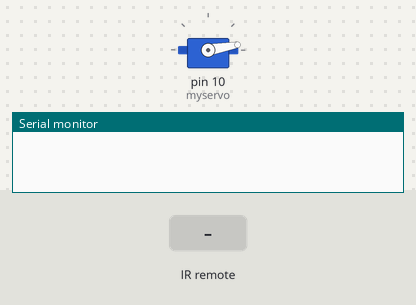
Bench run of a sketch on a simulated Arduino Uno, built with avr-gcc and run on an emulated ATmega328P. On the bench: servo, the last lines printed to the serial monitor. The test bench sets the inputs (shaded band).

Above: at 1.2 s.
1.3 s: infrared code 0xA32AB931 received
2.8 s: infrared code 0x39D41DC6 received
At 3.9 s:
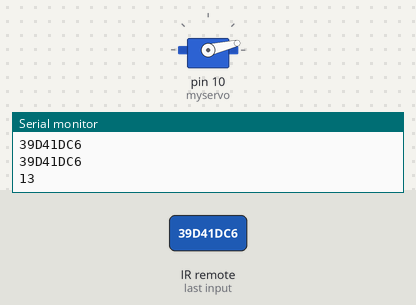
4.3 s: infrared code 0xE0984BB6 received
At 5.0 s:
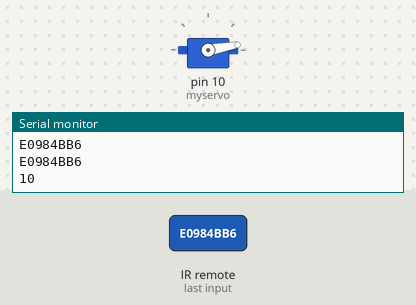
Timing chart, 0 to 7.3 s (numbered marks = the images above; inputs shaded):
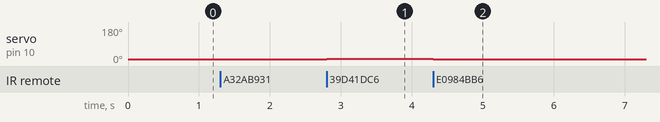

Measured:
- after the input at 2.8 s, servo on pin 10 (myservo): 10° → 13° at once
- after the input at 4.3 s, servo on pin 10 (myservo): 13° → 10° at once

The sketch:

red.ino
```cpp
#include <IRremote.h>
#include <Servo.h>           // 声明调用Servo.h库
Servo myservo;               // 创建一个舵机对象
int pin = 11;
int val = 10;                   //变量val用来存储从模拟口0读到的值
boolean type = false;
IRrecv irrecv(pin);
decode_results results;

void setup() {
  myservo.attach(10);          // 将引脚9上的舵机与声明的舵机对象连接起来
  Serial.begin(9600);
  irrecv.enableIRIn();
  myservo.write(val);               // 给舵机写入角度
}

void loop() {
  //是否接收到解码数据,把接收到的数据存储在变量results中
  if (irrecv.decode(&results)) {
    Serial.println(results.value, HEX);
    if (results.value == 0xA32AB931) {
      type = !type;
      Serial.println(type);
    }
    if (type) {
      if (val >= 170) {
        val = 170;
      }
      if (val <= 10) {
        val = 10;
      }
      //接收到的数据以16进制的方式在串口输出
      Serial.println(results.value, HEX);
      if (results.value == 0x39D41DC6) {
        val = ++val + 2;
        myservo.write(val);               // 给舵机写入角度
        Serial.println(val);
        delay(15);
      }
      if (results.value == 0xE0984BB6) {
        val = --val - 2;
        myservo.write(val);               // 给舵机写入角度
        Serial.println(val);
        delay(15);
      }
    }
    irrecv.resume();  // 继续等待接收下一组信号
  }
}
```
